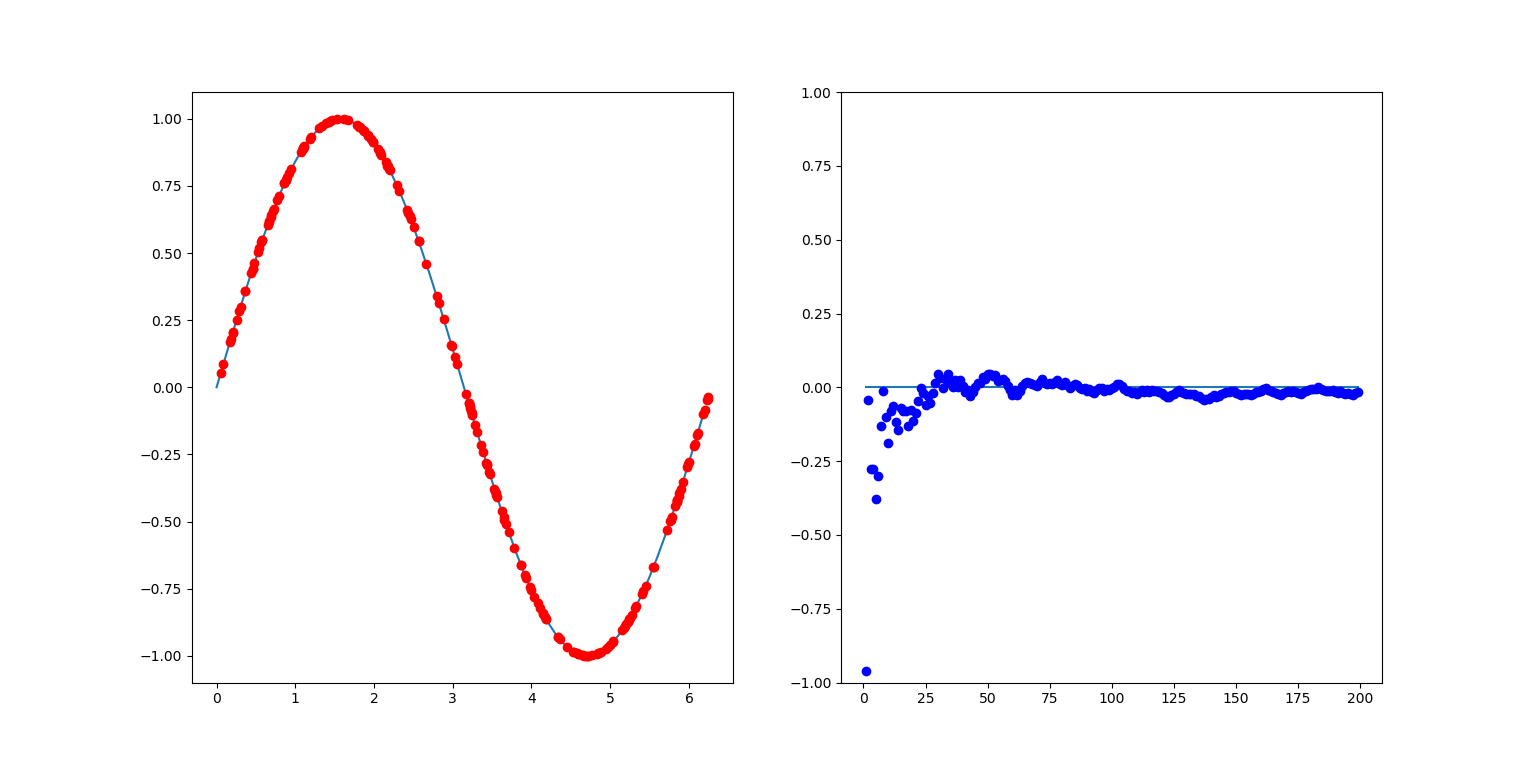

Write Python code to recreate this figure.
import numpy as np
import matplotlib.pyplot as plt
from matplotlib import animation
import random



def animation_update(num):
	global point
	global res
	tmp = np.pi*2*random.random()
	res += np.sin(tmp)
	point.append(tmp)
	plt.subplot(1, 2, 1)
	plt.plot(tmp,np.sin(tmp),"o",color = "r")
	plt.subplot(1, 2, 2)
	plt.plot(num, res / len(point), "o", color="b")
	plt.pause(0.01)
	

if __name__ == "__main__":
	global point
	global res
	point = []
	res = 0
	sin_x = np.arange(0, np.pi*2,0.1)
	sin_y = np.sin(sin_x)
	sta_x = np.arange(1, 200, 1)
	sta_y = sta_x * 0
	fig = plt.subplots(2,2)
	plt.subplot(1,2,1)
	l1, = plt.plot(sin_x, sin_y)
	plt.subplot(1, 2, 2)
	plt.ylim(-1, 1)
	l2, = plt.plot(sta_x, sta_y)
	plt.pause(5)
	for i in range(1, 200):
		animation_update(i)
	plt.show()
